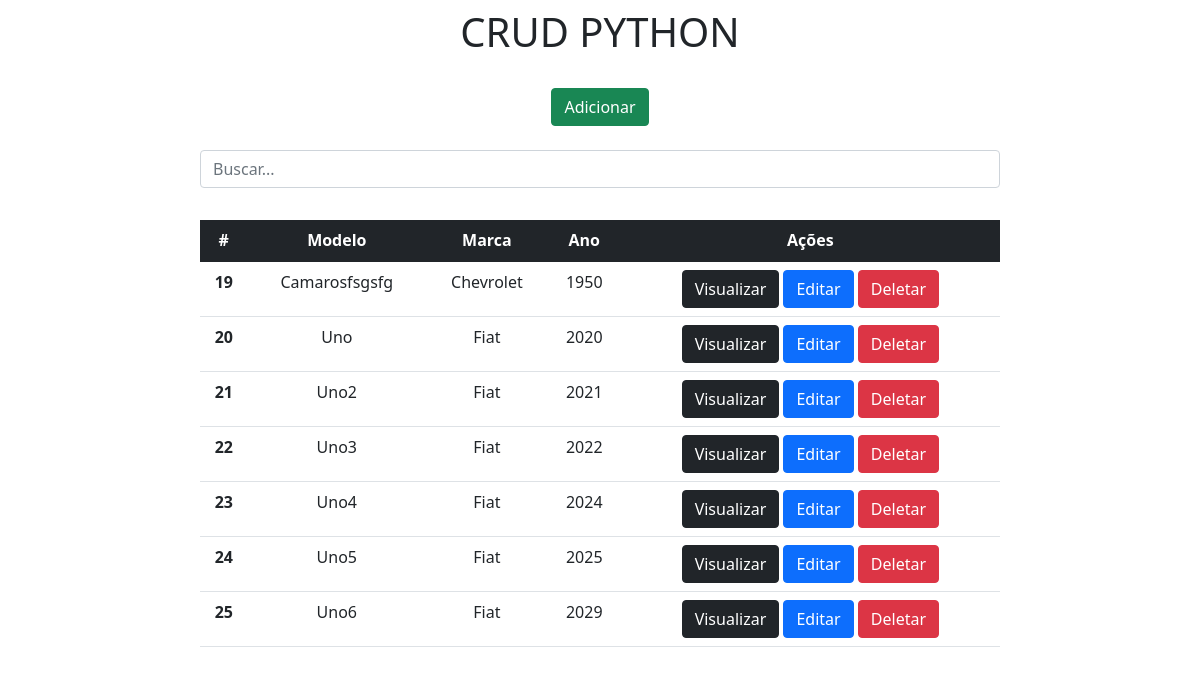
The page / on the database its author committed.
### app/models.py (models this page shows)
class Carros(models.Model):
  modelo = models.CharField(max_length=150)
  marca = models.CharField(max_length=100)
  ano = models.IntegerField()

### app/views.py (the view)
# urls.py: 2. Add a URL to urlpatterns:  path('', views.home, name='home')
def home(request):
  data = {}
  search = request.GET.get('search')
  if search:
    data['db'] = Carros.objects.filter(modelo__icontains = search)
  else:
    data['db'] = Carros.objects.all()
  return render(request, 'index.html', data)

### app/templates/index.html (shortened to what this page needs)
<!DOCTYPE html>
<html lang="pt-br">
<head>
  <link href="https://cdn.jsdelivr.net/npm/bootstrap@5.1.1/dist/css/bootstrap.min.css" rel="stylesheet">
</head>
<body>
  <div class="col-8 m-auto pt-2 pb-2 text-center">
    <h1>CRUD PYTHON</h1>
  </div>
  <div class="col-8 m-auto pt-3 pb-2 text-center">
    <a href="/form" class="btn btn-success">Adicionar</a>
  </div>
  <div class="col-8 m-auto pt-3 pb-2 text-center">
    <form action="" method="get">
      <input type="text" id="search" name="search" class="form-control" placeholder="Buscar...">
    </form>
  </div>
  <div class="col-8 m-auto pt-4 pb-2 text-center">
    <table class="table">
      <thead class="table-dark">
      <tr>
        <th scope="col">#</th>
        <th scope="col">Modelo</th>
        <th scope="col">Marca</th>
        <th scope="col">Ano</th>
        <th scope="col">Ações</th>
      </tr>
      </thead>
      <tbody>
      {% for dbs in db %}
        <tr>
          <th>{{ dbs.id }}</th>
          <td>{{ dbs.modelo }}</td>
          <td>{{ dbs.marca }}</td>
          <td>{{ dbs.ano }}</td>
          <td>
            <a href="/view/{{ dbs.id }}" class="btn btn-dark">Visualizar</a>
            <a href="/edit/{{ dbs.id }}" class="btn btn-primary">Editar</a>
            <a href="/delete/{{ dbs.id }}" class="btn btn-danger btnDel">Deletar</a>
          </td>
        </tr>
      {% endfor %}
      </tbody>
    </table>
  </div>
  {% load static %}
</body>
</html>

### rows shown on the page
Carros: id "19", modelo "Camarosfsgsfg", marca "Chevrolet", ano "1950"
Carros: id "20", modelo "Uno", marca "Fiat", ano "2020"
Carros: id "21", modelo "Uno2", marca "Fiat", ano "2021"
Carros: id "22", modelo "Uno3", marca "Fiat", ano "2022"
Carros: id "23", modelo "Uno4", marca "Fiat", ano "2024"
Carros: id "24", modelo "Uno5", marca "Fiat", ano "2025"
Carros: id "25", modelo "Uno6", marca "Fiat", ano "2029"
